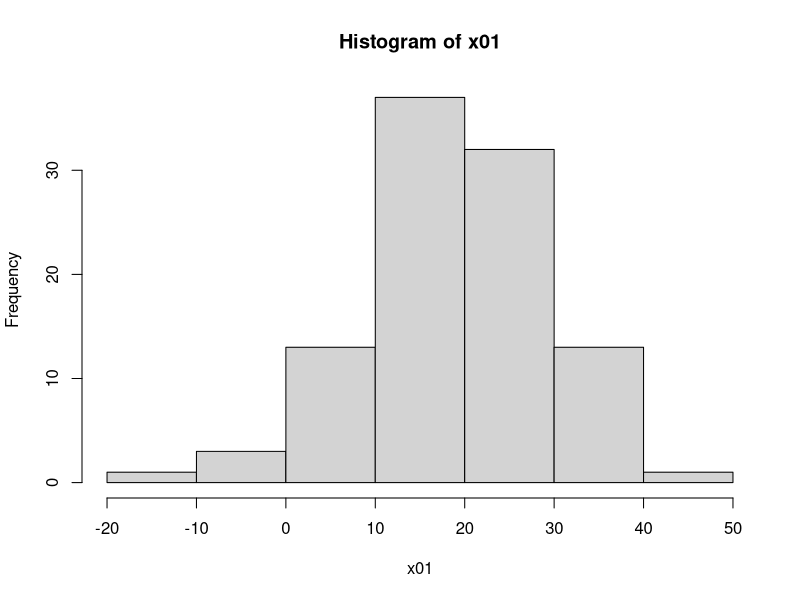
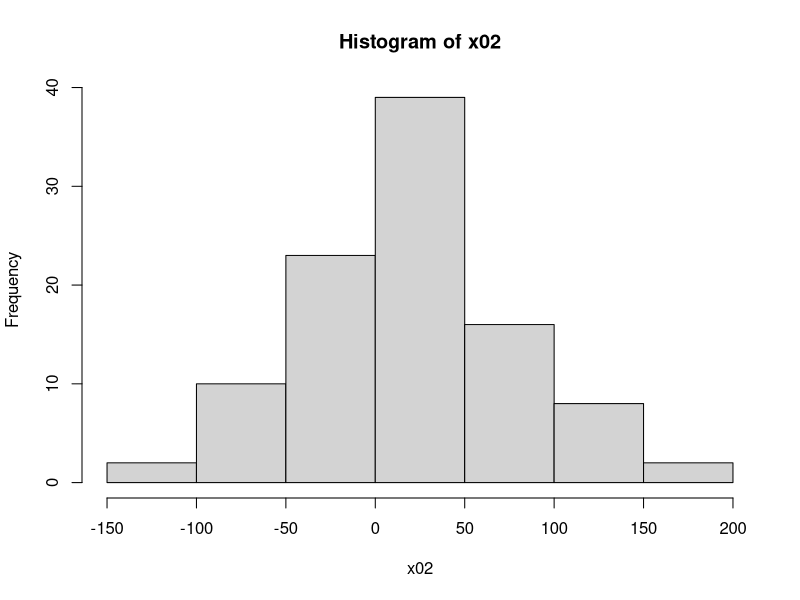
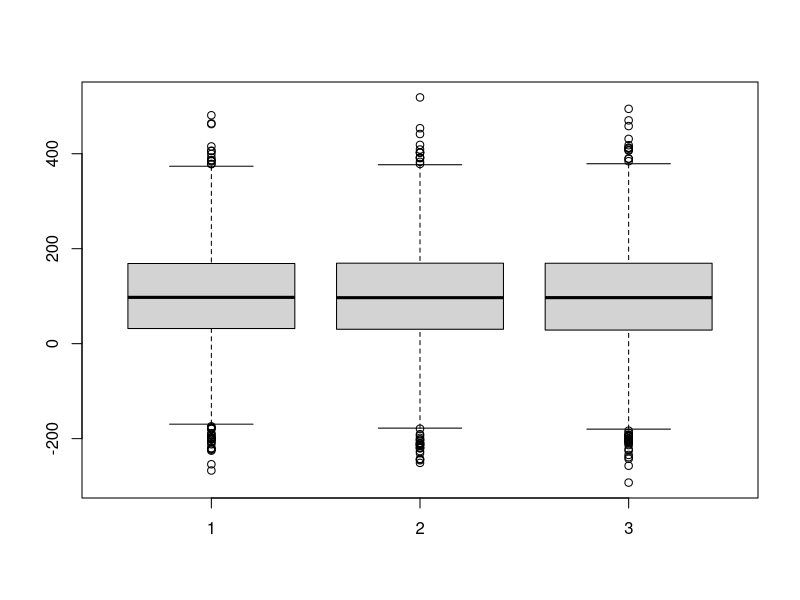
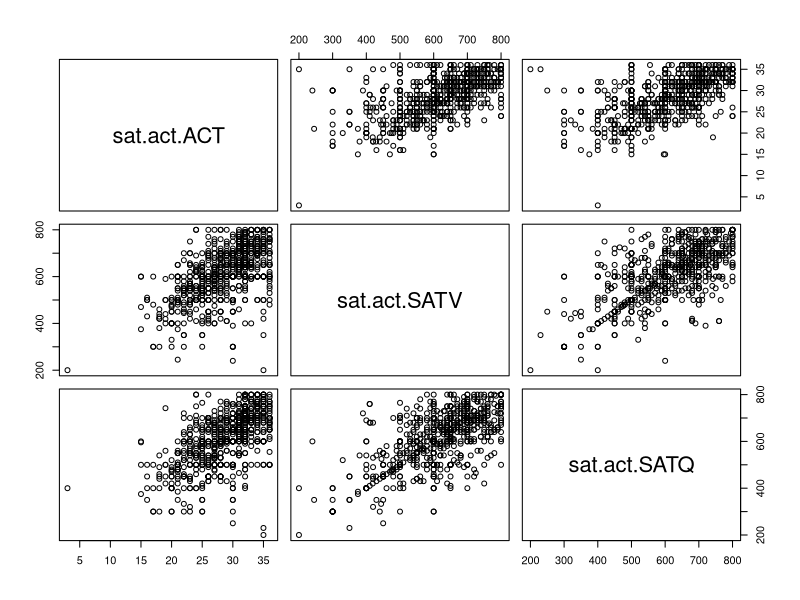

Write R code to recreate these figures, in order.
x01 <- rnorm(100, mean=20, sd=10)
x02 <- rnorm(100, mean=20, sd=50)

hist(x01)

hist(x02)

t.test(x01, conf.level=0.99, mu=22)

t.test(x02, conf.level=0.99, mu=22)


#-------------Hypothesis testing for the mean-------------

#case 1: two samples from the same population N(10, 100)

set.seed(1)

#two samples from N(10, 100)

x1 <- rnorm(10, mean=10, sd=100)

x2 <- rnorm(1000, mean=10, sd=100)

#null hypothesis: mu = 0

t.test(x1, mu=0) #null ypothesis is accepted, when it is false (type II error)

t.test(x2, mu=0) #null hypothesis is rejected, and it is false (rigt decision)

#------------Two paired-data tests----------------------

set.seed(1)

init1 <- rnorm(100, mean=100, sd=100)
treatA1 <- init1 + rnorm(100, mean=0, sd=20)
treatB1 <- init1 - rnorm(100, mean=1, sd=20)

t.test(init1, treatA1, paired=T)
t.test(init1, treatB1, paired=T) #effect not detected (type II error)

init2 <- rnorm(6000, mean=100, sd=100)
treatA2 <- init2 + rnorm(6000, mean=0, sd=20)
treatB2 <- init2 - rnorm(6000, mean=1, sd=20)

t.test(init2, treatA2, paired=T)
t.test(init2, treatB2, paired=T) #effect detected

#plotting the three variables

boxplot(init2, treatA2, treatB2)

#----------Correlations of the sat.act dataset-------------

library(psych)

data(sat.act)

sat.act.scores <- data.frame(sat.act$ACT, sat.act$SATV, sat.act$SATQ)

pairs(sat.act.scores) #plotting correlations

cor.sat.act.scores <- cor(sat.act.scores) #storign correlations on a matrix

cortest.sat.act.scores <- corr.test(sat.act.scores) #storing info about correlations

cortest.sat.act.scores$r #correlation test

cortest.sat.act.scores$p #significance levels


